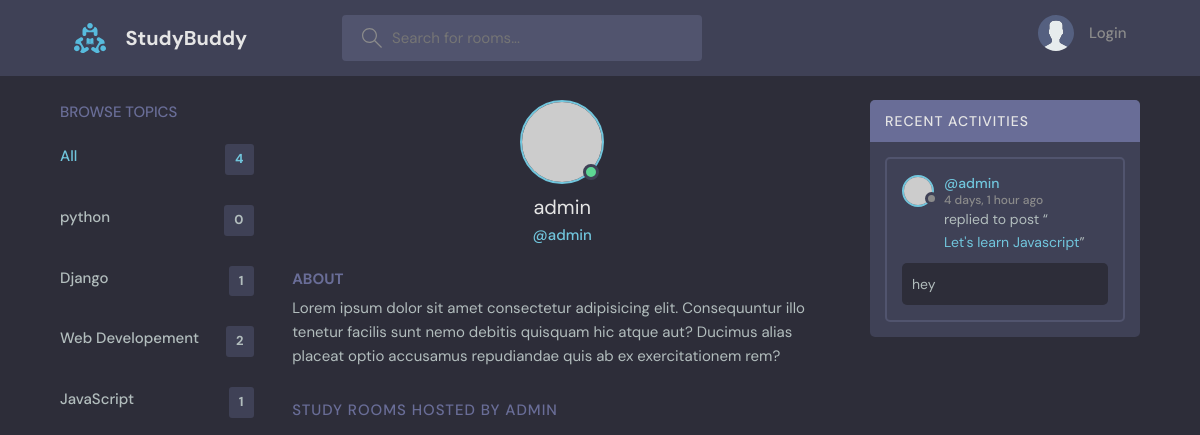
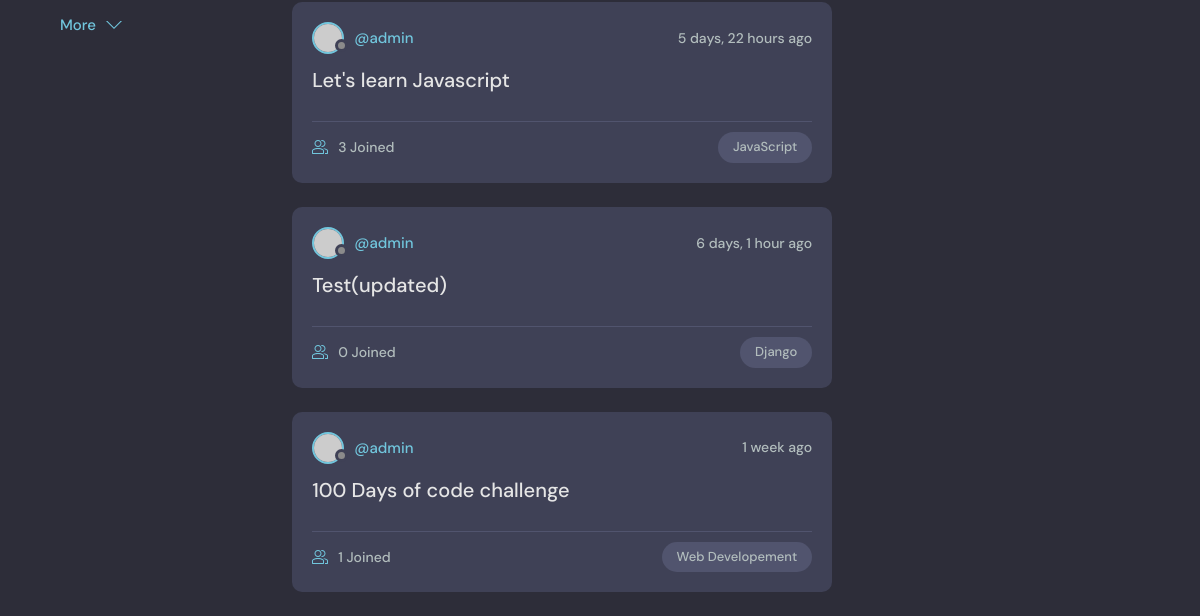
/profile/1/, run on an earlier commit of the app's database (2 pictures, top to bottom).
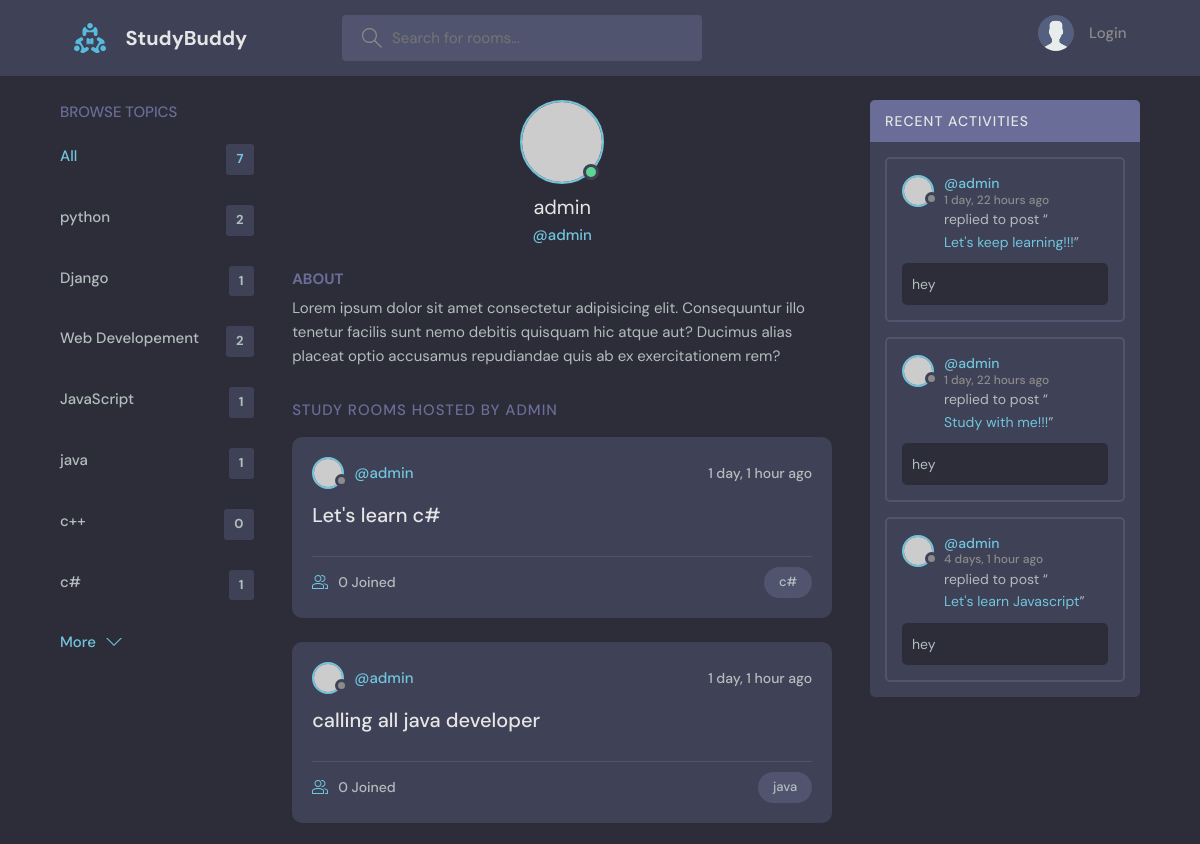
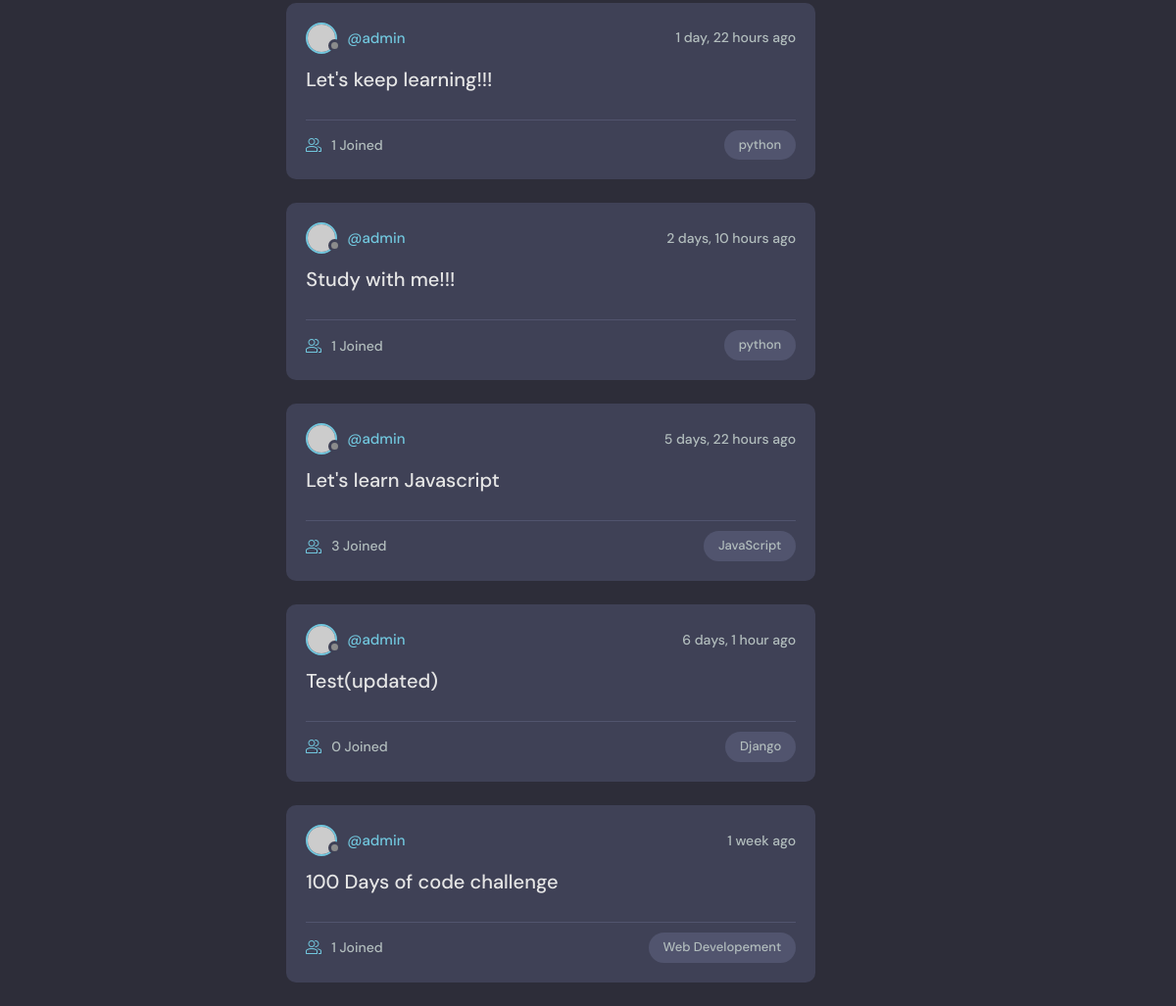
And on a later commit of the database (2 pictures, top to bottom).
### base/models.py (models this page shows, shortened)
class Topic(models.Model):
    name = models.CharField(max_length=200)

class Room(models.Model):
    host = models.ForeignKey(User, on_delete=models.SET_NULL, null=True)
    topic = models.ForeignKey(Topic, on_delete=models.SET_NULL, null=True)
    name = models.CharField(max_length=200)
    description = models.TextField(null=True,blank=True)
    participants = models.ManyToManyField(User,related_name='participants', blank=True)
    updated = models.DateTimeField(auto_now=True)
    created = models.DateTimeField(auto_now_add=True)
    class Meta:
        ordering = ['-updated','-created']
    def __str__(self):
        return self.name

class Message(models.Model):
    user = models.ForeignKey(User, on_delete=models.CASCADE)
    room = models.ForeignKey(Room, on_delete=models.CASCADE)
    body = models.TextField()
    updated = models.DateTimeField(auto_now=True)
    created = models.DateTimeField(auto_now_add=True)
    class Meta:
        ordering = ['-updated','-created']

### base/views.py (the view)
# urls.py: path('profile/<str:pk>/',views.userprofile,name ='user-profile'),
def userprofile(request,pk):
    user = User.objects.get(id=pk)
    rooms = user.room_set.all()
    room_messages = user.message_set.all()
    topics = Topic.objects.all()
    context = {'user':user, 'rooms':rooms ,'room_messages':room_messages, 'topics':topics}
    return render(request, 'base/profile.html', context)

### base/templates/base/profile.html (shortened to what this page needs)
{% extends 'main.html' %}
{% block content %}
<main class="profile-page layout layout--3">
  <div class="container">
    {% include 'base/topics_component.html' %}
    <div class="roomList">
      <div class="profile">
        <div class="profile__avatar">
          <div class="avatar avatar--large active">
            <img src="https://randomuser.me/api/portraits/men/11.jpg" />
          </div>
        </div>
        <div class="profile__info">
          <h3>{{user.username}}</h3>
          <p>@{{user.username}}</p>
        </div>
        <div class="profile__about">
          <h3>About</h3>
          <p>
            Lorem ipsum dolor sit amet consectetur adipisicing elit. Consequuntur illo tenetur
            facilis sunt nemo debitis quisquam hic atque aut? Ducimus alias placeat optio
            accusamus repudiandae quis ab ex exercitationem rem?
          </p>
        </div>
      </div>
      <div class="roomList__header">
        <div>
          <h2>Study Rooms Hosted by Admin</a>
          </h2>
        </div>
      </div>
      {% include 'base/feed_component.html' %}
    </div>
    {% include 'base/activity_component.html' %}
  </div>
</main>
{% endblock %}

### templates/main.html (shortened to what this page needs)
<!DOCTYPE html>
{% load static %}
<html lang="en">
<head>
    <link rel="stylesheet" href="{% static 'styles/style.css' %}" />
</head>
<body>
    {% include 'navabar.html' %}
    {% block content %}
    {% endblock %}
</body>
</html>

### templates/navabar.html (shortened to what this page needs)
{% load static %}
<header class="header header--loggedIn">
    <div class="container">
        <a href="{% url 'home'%}" class="header__logo">
            <img src="{% static 'images/logo.svg' %}" />
            <h1>StudyBuddy</h1>
        </a>
        <form class="header__search" method="GET" action="{% url 'home' %}">
            <label>
                <input type="text" placeholder="Search for rooms..." name="q" />
            </label>
        </form>
        <nav class="header__menu">
            {% if request.user.is_authenticated %}
            <div class="header__user">
                <a href="{% url 'user-profile' request.user.id %}">
                    <div class="avatar avatar--medium active">
                        <img src="https://randomuser.me/api/portraits/men/37.jpg" />
                    </div>
                    <p>{{request.user.username}} <span>@{{request.user.username}}</span></p>
                </a>
                <button class="dropdown-button">
                    <svg version="1.1" xmlns="http://www.w3.org/2000/svg" width="32" height="32" viewBox="0 0 32 32">
                        <title>chevron-down</title>
                        <path d="M16 21l-13-13h-3l16 16 16-16h-3l-13 13z"></path>
                    </svg>
                </button>
            </div>
            {% else %}
            <a href="{% url 'login' %}">
                <img src="{% static 'images/avatar.svg' %}" />
                <p>Login</p>
            </a>
            {% endif %}
        </nav>
    </div>
</header>

### base/templates/base/topics_component.html
<div class="topics">
    <div class="topics__header">
        <h2>Browse Topics</h2>
    </div>
    <ul class="topics__list">
        <li>
            <a href="{% url 'home' %}" class="active">All <span>{{topics.count}}</span></a>
        </li>
        {% for topic in topics %}
        <li>
            <a href="{% url 'home'%}?q={{topic.name}}"> {{topic.name}}<span>{{topic.room_set.all.count}}</span></a>
        </li>
        {% endfor %}
    </ul>
    <a class="btn btn--link" href="{% url 'topics' %}">
        More
        <svg version="1.1" xmlns="http://www.w3.org/2000/svg" width="32" height="32" viewBox="0 0 32 32">
            <title>chevron-down</title>
            <path d="M16 21l-13-13h-3l16 16 16-16h-3l-13 13z"></path>
        </svg>
    </a>
</div>

### base/templates/base/feed_component.html (shortened to what this page needs)
{% for room in rooms %}
<div class="roomListRoom">
    <div class="roomListRoom__header">
        <a href="{% url 'user-profile' room.host.id %}" class="roomListRoom__author">
            <div class="avatar avatar--small">
                <img src="https://randomuser.me/api/portraits/women/11.jpg" />
            </div>
            <span>@{{room.host.username}}</span>
        </a>
        <div class="roomListRoom__actions">
            <span>{{room.created|timesince}} ago</span>
        </div>
    </div>
    <div class="roomListRoom__content">
        <a href="{% url 'room' room.id %}">{{room.name}}</a>
    </div>
    <div class="roomListRoom__meta">
        <a href="{% url 'room' room.id %}" class="roomListRoom__joined">
            {{room.participants.all.count}} Joined
        </a>
        <p class="roomListRoom__topic">{{room.topic.name}}</p>
    </div>
</div>
{% endfor %}

### base/templates/base/activity_component.html (shortened to what this page needs)
<div class="activities">
    <div class="activities__header">
        <h2>Recent Activities</h2>
    </div>
    {% for message in room_messages %}
    <div class="activities__box">
        <div class="activities__boxHeader roomListRoom__header">
            <a href="{% url 'user-profile' message.user.id %}" class="roomListRoom__author">
                <div class="avatar avatar--small">
                    <img src="https://randomuser.me/api/portraits/women/11.jpg" />
                </div>
                <p>
                    @{{message.user}}
                    <span>{{message.created|timesince}} ago</span>
                </p>
            </a>
        </div>
        <div class="activities__boxContent">
            <p>replied to post “<a href="{% url 'room' message.room.id %}">{{message.room}}</a>”</p>
            <div class="activities__boxRoomContent">
                {{message.body}}
            </div>
        </div>
    </div>
    {% endfor %}
</div>

What changed in the data, as far as the page shows it:
computed for Topic "python": room_set.all.count "0" → "2"
added Topic: name "java", room_set.all.count "1"
added Topic: name "c++", room_set.all.count "0"
added Topic: name "c#", room_set.all.count "1"
added Room: host.username "admin", created "1 day, 1 hour", name "Let's learn c#", participants.all.count "0", topic.name "c#"
added Room: host.username "admin", created "1 day, 1 hour", name "calling all java developer", participants.all.count "0", topic.name "java"
added Room: host.username "admin", created "1 day, 22 hours", name "Let's keep learning!!!", participants.all.count "1", topic.name "python"
added Room: host.username "admin", created "2 days, 10 hours", name "Study with me!!!", participants.all.count "1", topic.name "python"
added Message: user "admin", created "1 day, 22 hours", room "Let's keep learning!!!", body "hey"
added Message: user "admin", created "1 day, 22 hours", room "Study with me!!!", body "hey"
Also different on the page:
{{ topics.count }}: "4" → "7"
